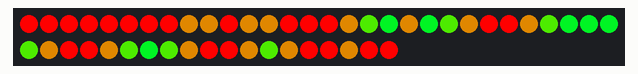
Recording of a sketch running on a simulated Arduino Uno, built with avr-gcc and run on an emulated ATmega328P. Parts: 49 RGB LEDs in strip order, left to right, continuing on the next row.

Above: at 0.15 s.
At 5.02 s:
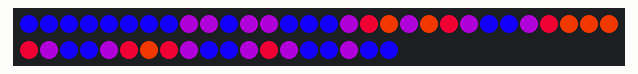
At 9.88 s:
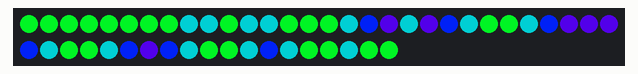
At 19.91 s:
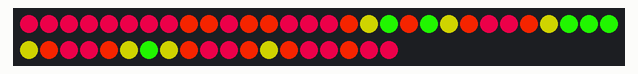
At 29.63 s:
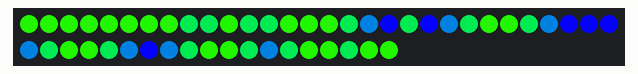
At 39.66 s:
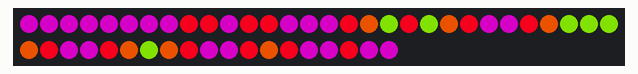

The sketch:

ledHeart.ino
```cpp
#include <Adafruit_NeoPixel.h>
#include <avr/power.h>

#define NEOPIXEL_PIN 4 // neopixel data pin
#define HEART_PIN A5 // heart rate monitor pin
#define X 1 // just to make the patterns a little clearer to read. Dont make any variables named X though...

#define LED_COUNT 49


const boolean pattern[4][LED_COUNT] = {
{
     X,X,X,  X,X,X,
   X,X,0,0,X,0,0,X,X,
   X,0,0,0,0,0,0,0,X,
   X,0,0,0,0,0,0,0,X,
     X,0,0,0,0,0,X,
       X,0,0,0,X,
         X,0,X,
           X
  },
  {
     0,0,0,  0,0,0,
   0,0,X,X,0,X,X,0,0,
   0,X,0,0,X,0,0,X,0,
   0,X,0,0,0,0,0,X,0,
     0,X,0,0,0,X,0,
       0,X,0,X,0,
         0,X,0,
           0
  },
 {
     0,0,0,  0,0,0,
   0,0,0,0,0,0,0,0,0,
   0,0,X,X,0,X,X,0,0,
   0,0,X,X,X,X,X,0,0,
     0,0,X,X,X,0,0,
       0,0,X,0,0,
         0,0,0,
           0
  },
   {
     0,0,0,  0,0,0,
   0,0,0,0,0,0,0,0,0,
   0,0,0,X,0,X,0,0,0,
   0,0,0,X,X,X,0,0,0,
     0,0,0,X,0,0,0,
       0,0,0,0,0,
         0,0,0,
           0
  }

};


// Parameter 1 = number of pixels in strip
// Parameter 2 = Arduino pin number (most are valid)
// Parameter 3 = pixel type flags, add together as needed:
//   NEO_KHZ800  800 KHz bitstream (most NeoPixel products w/WS2812 LEDs)
//   NEO_KHZ400  400 KHz (classic 'v1' (not v2) FLORA pixels, WS2811 drivers)
//   NEO_GRB     Pixels are wired for GRB bitstream (most NeoPixel products)
//   NEO_RGB     Pixels are wired for RGB bitstream (v1 FLORA pixels, not v2)
Adafruit_NeoPixel strip = Adafruit_NeoPixel(LED_COUNT, NEOPIXEL_PIN, NEO_GRB + NEO_KHZ800);

// IMPORTANT: To reduce NeoPixel burnout risk, add 1000 uF capacitor across
// pixel power leads, add 300 - 500 Ohm resistor on first pixel's data input
// and minimize distance between Arduino and first pixel.  Avoid connecting
// on a live circuit...if you must, connect GND first.

void setup() {
  strip.begin();
  strip.show(); // Initialize all pixels to 'off'
}

void loop() {
  heartBeat();

}

void heartBeat() {
  uint8_t ledIndex, colorVal, frameIndex;

  for (colorVal = 0; colorVal < 256; colorVal++) {
    for (frameIndex = 0; frameIndex < 4; frameIndex++) {
      for (ledIndex = 0; ledIndex < LED_COUNT; ledIndex++) {
        if ((boolean)pattern[frameIndex][ledIndex] == 1) {
          strip.setPixelColor(ledIndex, Wheel((frameIndex * 32 + colorVal) & 255));

        }
      }

    }
    strip.show();
    delay(4);
  }
}


// Input a value 0 to 255 to get a color value.
// The colours are a transition r - g - b - back to r.
uint32_t Wheel(byte WheelPos) {
  WheelPos = 255 - WheelPos;
  if (WheelPos < 85) {
    return strip.Color(255 - WheelPos * 3, 0, WheelPos * 3);
  } else if (WheelPos < 170) {
    WheelPos -= 85;
    return strip.Color(0, WheelPos * 3, 255 - WheelPos * 3);
  } else {
    WheelPos -= 170;
    return strip.Color(WheelPos * 3, 255 - WheelPos * 3, 0);
  }
}
```
